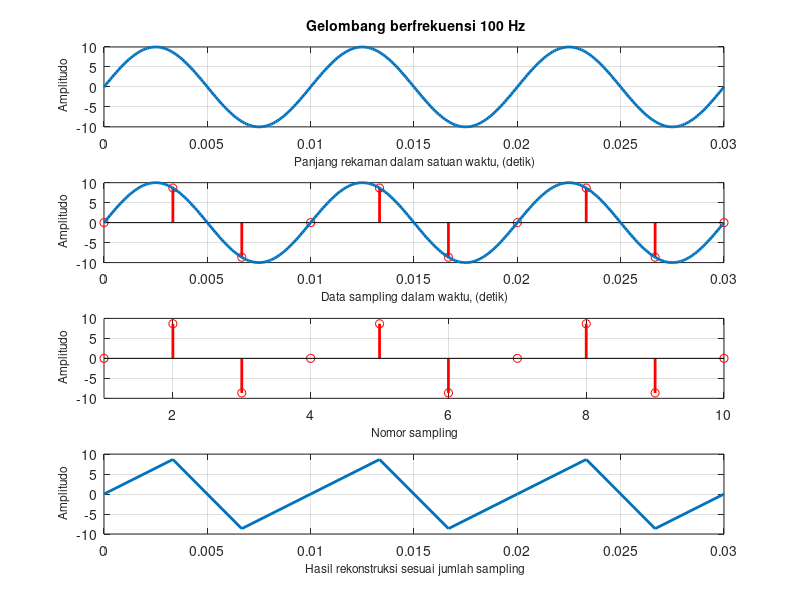

Write the MATLAB code that produced this figure.
f = 100;% frekuensi gelombang
A = 10;% amplitudo
recl = 3/f;% panjang rekaman (record length)
% ===== Membuat gelombang 100 Hz =======================================
Fss = 10000;
Tss = 1/Fss;
tt = 0:Tss:recl;
xx = A*sin(2*pi*f*tt);
subplot(4,1,1)
plot(tt,xx, 'LineWidth',2), grid on % plot gelombang & panjang rekaman
xlabel('\fontsize{12} Panjang rekaman dalam satuan waktu, (detik)');
ylabel('\fontsize{12} Amplitudo');
title('\fontsize{14} Gelombang berfrekuensi 100 Hz');
% ===== Membuat data sampling =========================================
Fs = 300;% frekuensi sampling
Ts = 1/Fs;% periode sampling
t = 0:Ts:recl;% waktu sampling
x = A*sin(2*pi*f*t);% fungsi gelombang
subplot(4,1,2)
stem(t,x,'or','LineWidth',2), grid on % plot nomor sampling vs waktu
hold on;
plot(tt,xx,'LineWidth',2)
xlabel('\fontsize{12} Data sampling dalam waktu, (detik)');
ylabel('\fontsize{12} Amplitudo');
subplot(4,1,3)
stem(x,'or','LineWidth',2), grid on
% plot nomor sampling
axis([1 length(t) -A A])
xlabel('\fontsize{12} Nomor sampling');
ylabel('\fontsize{12} Amplitudo');
subplot(4,1,4)
plot(t,x,'LineWidth',2), grid on
% plot gelombang & panjang rekaman
xlabel('\fontsize{12} Hasil rekonstruksi sesuai jumlah sampling');
ylabel('\fontsize{12} Amplitudo');
Fs = 250;% frekuensi sampling diturunkan